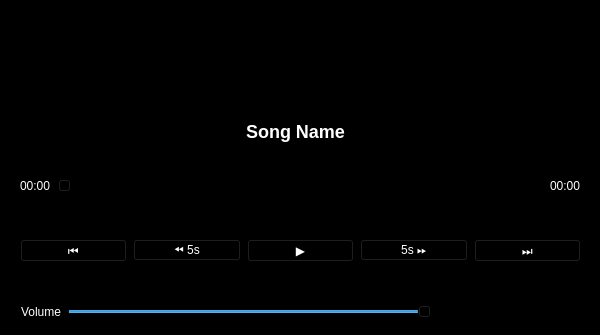
<?xml version="1.0" encoding="UTF-8"?>
<ui version="4.0">
 <class>MediaPlayerWindow</class>
 <widget class="QMainWindow" name="MediaPlayerWindow">
  <property name="geometry">
   <rect>
    <x>0</x>
    <y>0</y>
    <width>600</width>
    <height>335</height>
   </rect>
  </property>
  <property name="sizePolicy">
   <sizepolicy hsizetype="Fixed" vsizetype="Fixed">
    <horstretch>0</horstretch>
    <verstretch>0</verstretch>
   </sizepolicy>
  </property>
  <property name="windowTitle">
   <string>MP3 Player</string>
  </property>
  <property name="styleSheet">
   <string notr="true">background-color: black</string>
  </property>
  <widget class="QWidget" name="centralwidget">
   <widget class="QLabel" name="songLabel">
    <property name="geometry">
     <rect>
      <x>110</x>
      <y>120</y>
      <width>371</width>
      <height>22</height>
     </rect>
    </property>
    <property name="styleSheet">
     <string notr="true">font-size:18px; font-weight:bold;
color: rgb(255, 255, 255);</string>
    </property>
    <property name="text">
     <string>Song Name</string>
    </property>
    <property name="alignment">
     <set>Qt::AlignCenter</set>
    </property>
   </widget>
   <widget class="QWidget" name="">
    <property name="geometry">
     <rect>
      <x>20</x>
      <y>220</y>
      <width>561</width>
      <height>61</height>
     </rect>
    </property>
    <layout class="QHBoxLayout">
     <item>
      <widget class="QPushButton" name="prevBtn">
       <property name="styleSheet">
        <string notr="true">color: white</string>
       </property>
       <property name="text">
        <string>⏮️</string>
       </property>
      </widget>
     </item>
     <item>
      <widget class="QPushButton" name="rewindBtn">
       <property name="styleSheet">
        <string notr="true">color: white</string>
       </property>
       <property name="text">
        <string>⏪ 5s</string>
       </property>
      </widget>
     </item>
     <item>
      <widget class="QPushButton" name="playPauseBtn">
       <property name="styleSheet">
        <string notr="true">color: white</string>
       </property>
       <property name="text">
        <string>▶️</string>
       </property>
      </widget>
     </item>
     <item>
      <widget class="QPushButton" name="forwardBtn">
       <property name="styleSheet">
        <string notr="true">color: white</string>
       </property>
       <property name="text">
        <string>5s ⏩</string>
       </property>
      </widget>
     </item>
     <item>
      <widget class="QPushButton" name="nextBtn">
       <property name="styleSheet">
        <string notr="true">color:white</string>
       </property>
       <property name="text">
        <string>⏭️</string>
       </property>
      </widget>
     </item>
    </layout>
   </widget>
   <widget class="QWidget" name="">
    <property name="geometry">
     <rect>
      <x>20</x>
      <y>160</y>
      <width>561</width>
      <height>51</height>
     </rect>
    </property>
    <layout class="QHBoxLayout">
     <item>
      <widget class="QLabel" name="elapsedLabel">
       <property name="styleSheet">
        <string notr="true">color: white</string>
       </property>
       <property name="text">
        <string>00:00</string>
       </property>
      </widget>
     </item>
     <item>
      <widget class="QSlider" name="progressSlider">
       <property name="orientation">
        <enum>Qt::Horizontal</enum>
       </property>
      </widget>
     </item>
     <item>
      <widget class="QLabel" name="durationLabel">
       <property name="styleSheet">
        <string notr="true">color: white</string>
       </property>
       <property name="text">
        <string>00:00</string>
       </property>
      </widget>
     </item>
    </layout>
   </widget>
   <widget class="QWidget" name="">
    <property name="geometry">
     <rect>
      <x>21</x>
      <y>300</y>
      <width>561</width>
      <height>24</height>
     </rect>
    </property>
    <layout class="QHBoxLayout">
     <item>
      <widget class="QLabel" name="volumeLabel">
       <property name="styleSheet">
        <string notr="true">color:white</string>
       </property>
       <property name="text">
        <string>Volume</string>
       </property>
      </widget>
     </item>
     <item>
      <widget class="QSlider" name="volumeSlider">
       <property name="minimum">
        <number>0</number>
       </property>
       <property name="maximum">
        <number>100</number>
       </property>
       <property name="value">
        <number>70</number>
       </property>
       <property name="orientation">
        <enum>Qt::Horizontal</enum>
       </property>
      </widget>
     </item>
    </layout>
   </widget>
  </widget>
 </widget>
 <resources/>
 <connections/>
</ui>
